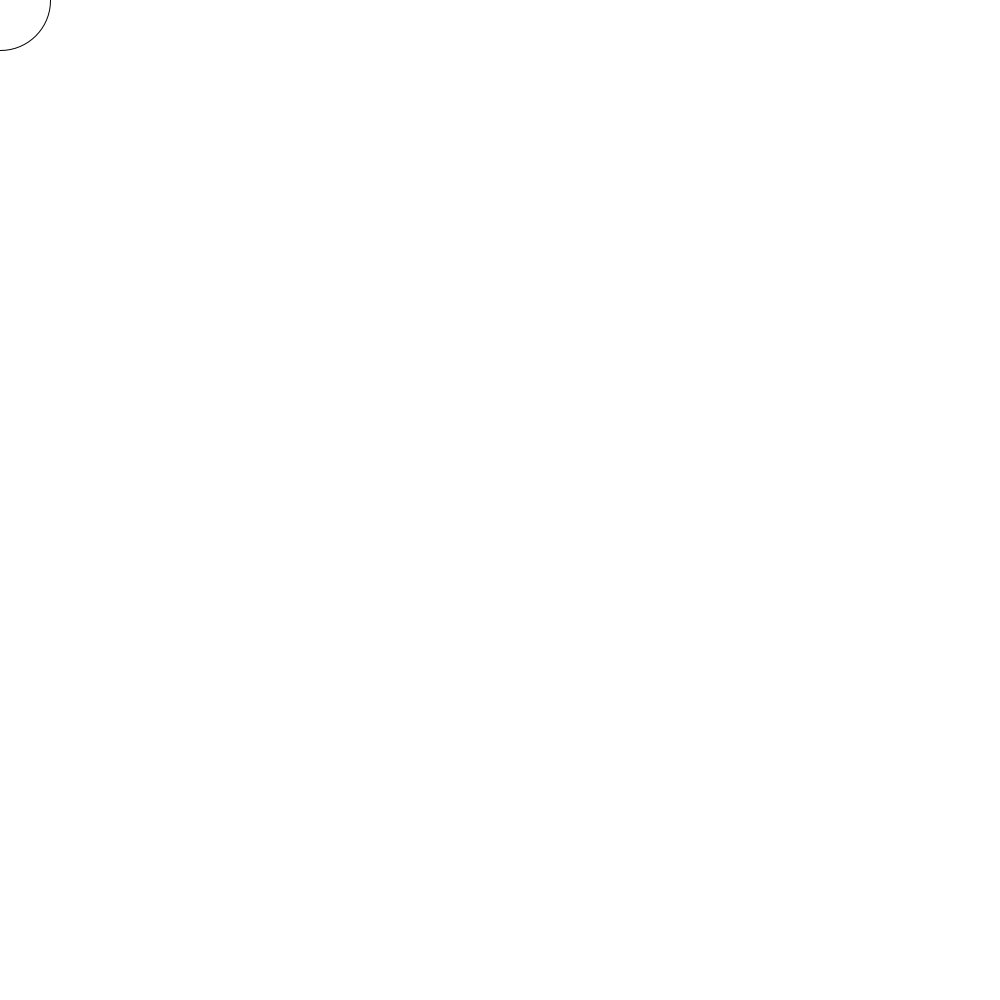
Frame 1 (no input)
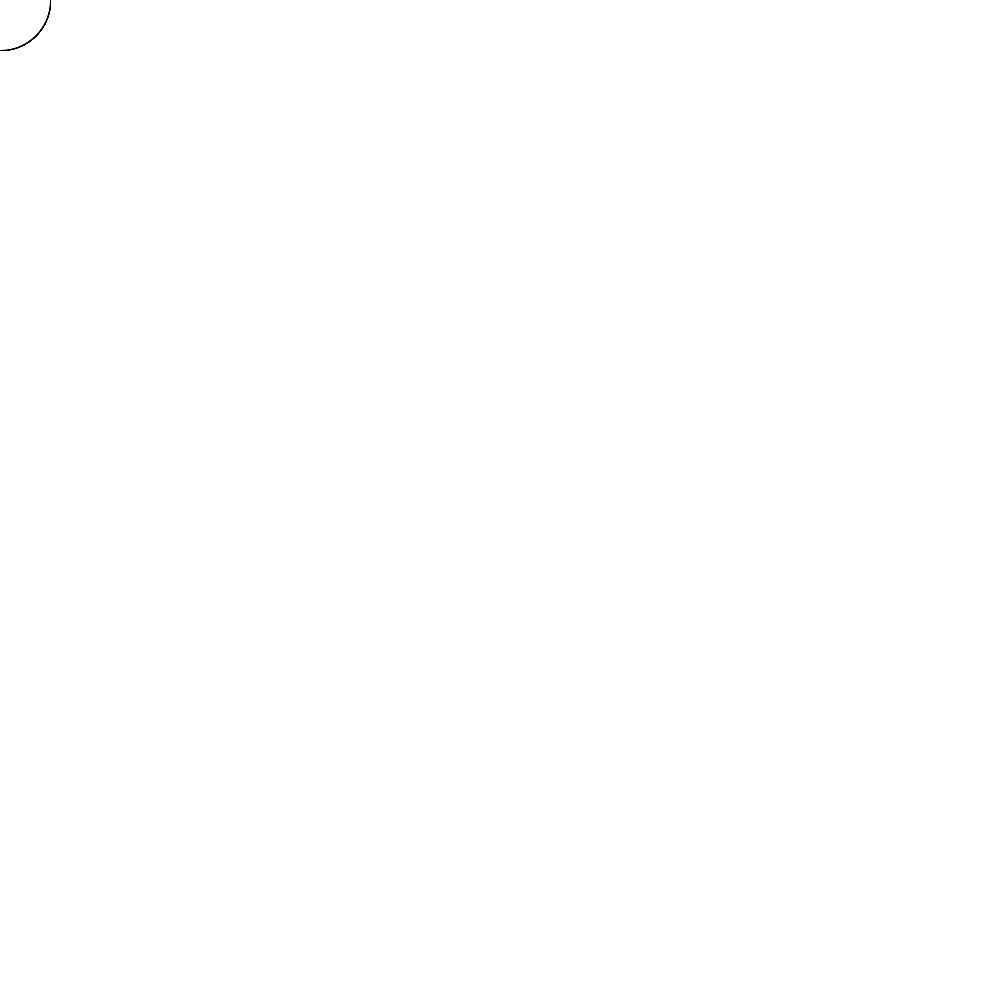
Frame 60 (the mouse pressed at the canvas centre just before this capture)
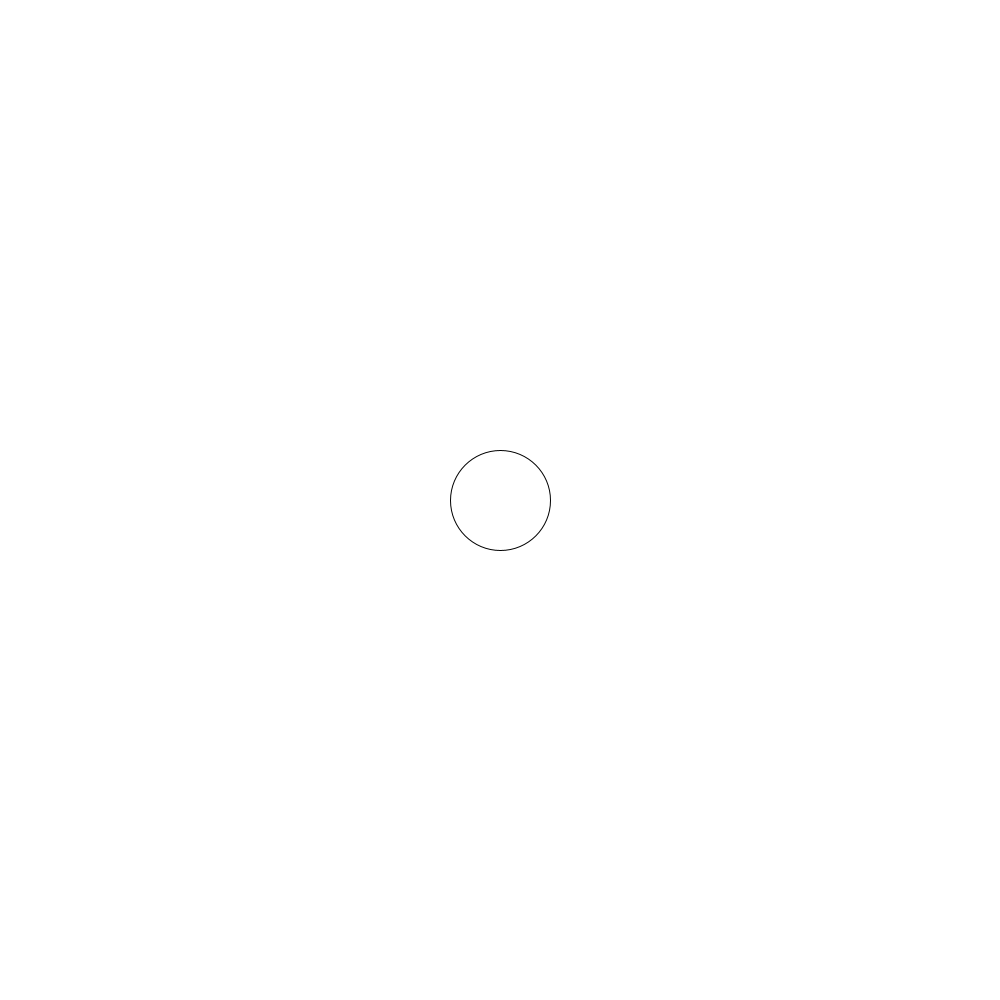
Frame 120 (the mouse held since frame 60 and released just before this capture)

The Processing sketch that drew these frames (run headless with seeded random() and noise(); from frame 60 on, the mouse is pressed at the canvas centre):

// Processing sketch: DrawTest
// ── DrawTest.pde
void setup(){
  size(1000,1000);
  background(255);
}

void draw(){
  if(mousePressed){
    background(255);
  }
  stroke(0);
  //fill(#30EAFC);
  //rect(mouseX,mouseY,200,200);
  ellipse(mouseX,mouseY,100,100);

}
